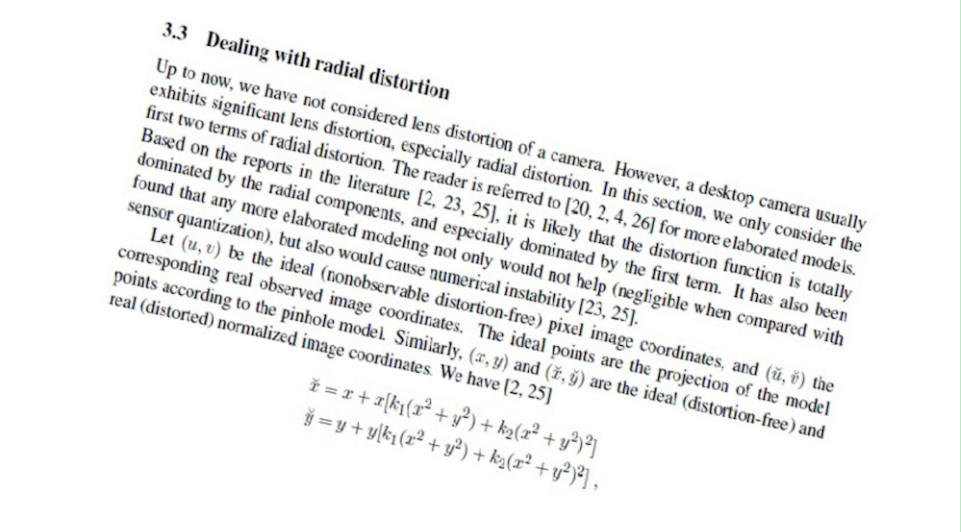
#> input picture preprocess/img/transfer.jpg, 961 x 532 px
$ python hough_transfer.py
#> lines starting #> are read from the running program, lines starting #| are printed output that depends on the picture; after the words box and inside, x2 and y2 are one past the last pixel; in counts of white or black regions, pixels touching at a corner belong together; long printed decimals are rounded
#> further down, image is the input picture: shape (532, 961, 3); mean B, G, R 240.7, 241, 240.6
#-*- coding:utf-8 -*-
"""
    desc: 基于直线探测的水平矫正-霍夫变换
    author:MeteorMan
    datetime:2020/10/29
"""

# coding=utf-8
import cv2
import numpy as np

input_img_file = "../img/transfer.jpg"


# 度数转换
def DegreeTrans(theta):
    res = theta / np.pi * 180
    return res


# 逆时针旋转图像degree角度（原尺寸）
def rotateImage(src, degree):
    # 旋转中心为图像中心
    h, w = src.shape[:2]
    # 计算二维旋转的仿射变换矩阵
    RotateMatrix = cv2.getRotationMatrix2D((w / 2.0, h / 2.0), degree, 1)
    print(RotateMatrix)
    # 仿射变换，背景色填充为白色
    rotate = cv2.warpAffine(src, RotateMatrix, (w, h), borderValue=(255, 255, 255))
    return rotate


# 通过霍夫变换计算角度
def CalcDegree(srcImage):
    midImage = cv2.cvtColor(srcImage, cv2.COLOR_BGR2GRAY)
    dstImage = cv2.Canny(midImage, 50, 200, 3)
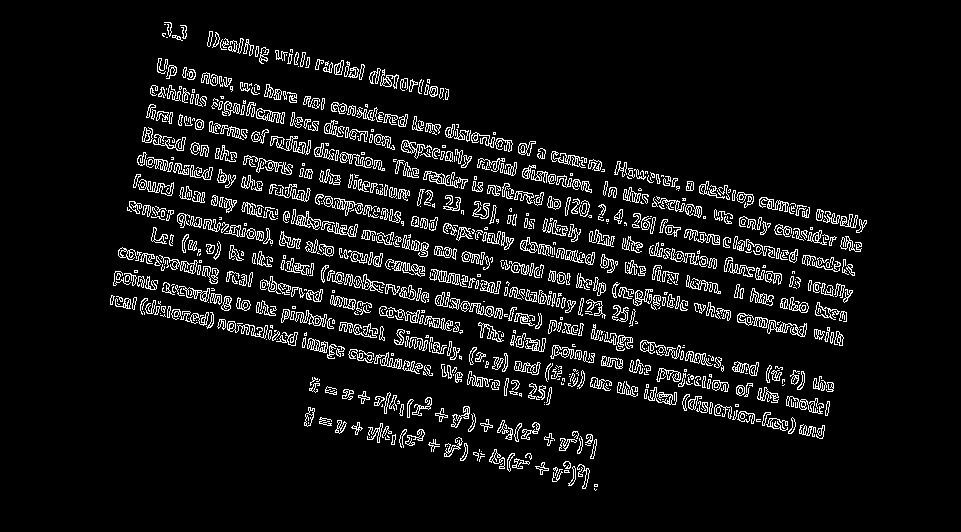
#> dstImage: shape (532, 961); 7.4% white in thin lines or dots, all inside (x1, y1, x2, y2) = (110, 22, 867, 491)
    lineimage = srcImage.copy()

    # 通过霍夫变换检测直线
    # 第4个参数就是阈值，阈值越大，检测精度越高
    lines = cv2.HoughLines(dstImage, 1, np.pi / 180, 200)
#> lines = 52 rows, first 8: [142, 1.8], [152, 1.78], [132, 1.78], [155, 1.78], [30, 1.8], [147, 1.8], [61, 1.78], [213, 1.8]
    # 由于图像不同，阈值不好设定，因为阈值设定过高导致无法检测直线，阈值过低直线太多，速度很慢
    sum = 0
    # 依次画出每条线段
    for i in range(len(lines)):
        for rho, theta in lines[i]:
            # print("theta:", theta, " rho:", rho)
            a = np.cos(theta)
            b = np.sin(theta)
            x0 = a * rho
            y0 = b * rho
            x1 = int(round(x0 + 1000 * (-b)))
            y1 = int(round(y0 + 1000 * a))
            x2 = int(round(x0 - 1000 * (-b)))
            y2 = int(round(y0 - 1000 * a))
            # 只选角度最小的作为旋转角度
            sum += theta
            cv2.line(lineimage, (x1, y1), (x2, y2), (0, 0, 255), 1, cv2.LINE_AA)
            cv2.imshow("Imagelines", lineimage)
#> this loop made 52 passes
#> pass 1, in CalcDegree, `cv2.imshow("Imagelines", lineimage)`:
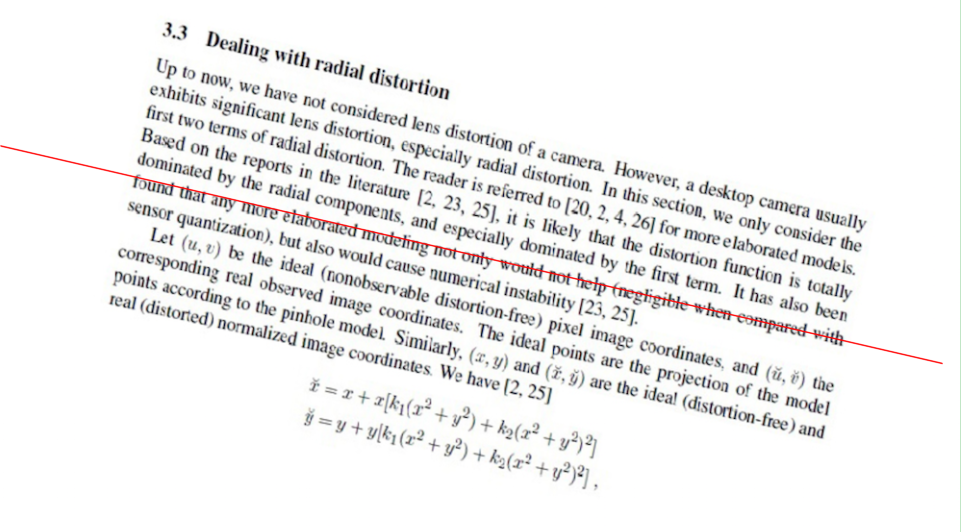
#> window 'Imagelines': shape (532, 961, 3); mean B, G, R 240.2, 240.4, 240.8
#> pass 2, in CalcDegree, `cv2.imshow("Imagelines", lineimage)`:
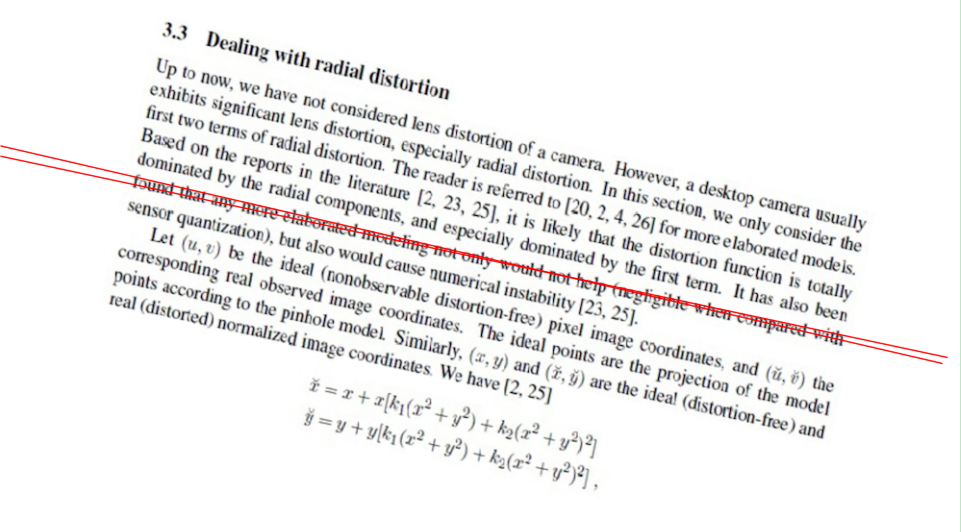
#> window 'Imagelines': shape (532, 961, 3); mean B, G, R 239.7, 239.9, 240.9
#> after the loop:
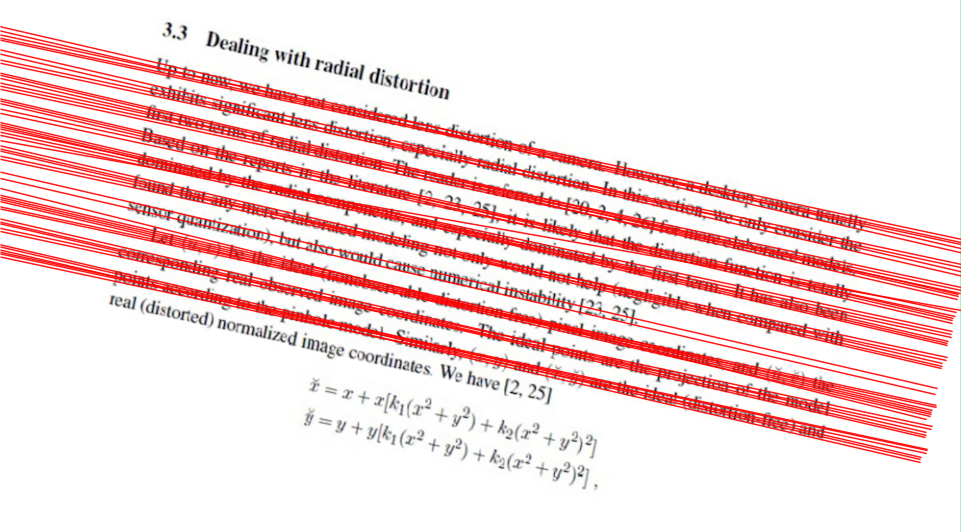
#> lineimage: shape (532, 961, 3); mean B, G, R 216.2, 216.5, 246.5
#> after the loop, sum = 93.06

    # 对所有角度求平均，这样做旋转效果会更好
    average = sum / len(lines)
#> average = 1.79
    angle = DegreeTrans(average) - 90
#> in DegreeTrans, `res = theta / np.pi * 180`: res = 102.5
#> angle = 12.54
    return angle


if __name__ == '__main__':
    image = cv2.imread(input_img_file)
    cv2.imshow("Image", image)
    # 倾斜角度矫正
    degree = CalcDegree(image)
#> degree = 12.54
    print("调整角度：", degree)
#| 调整角度： 12.538
    rotate = rotateImage(image, degree)
#> in rotateImage, `RotateMatrix = cv2.getRotationMatrix2D((w / 2.0, h / 2.0), degree, 1)`: RotateMatrix = [[0.976, 0.217, -46.29], [-0.217, 0.976, 110.7]]
#| [[  0.9762   0.2171 -46.288]
#|  [ -0.2171   0.9762 110.658]]
#> in rotateImage, `rotate = cv2.warpAffine(src, RotateMatrix, (w, h), borderValue=(255, 2..`:
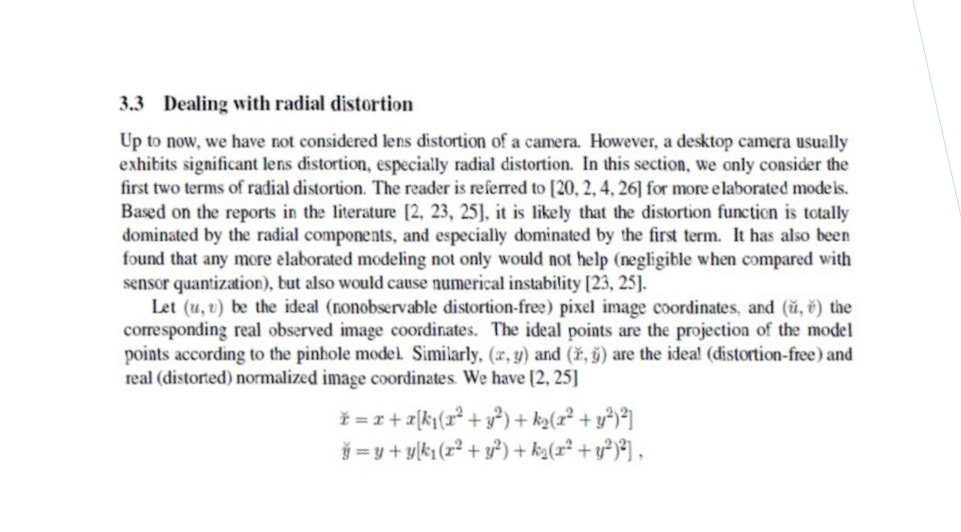
#> rotate: shape (532, 961, 3); mean B, G, R 240.8, 241, 240.7
    cv2.imshow("rotate", rotate)
    # cv2.imwrite("../test/recified.png", rotate, [int(cv2.IMWRITE_PNG_COMPRESSION), 0])
    cv2.waitKey(0)
    cv2.destroyAllWindows()
